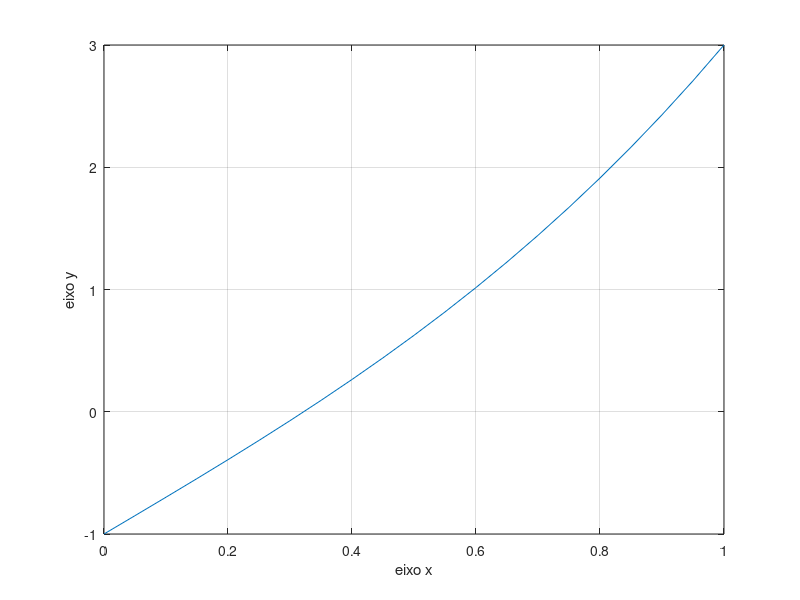

The MATLAB script that drew this image:
clc
clear all 
format long

x = [0:0.05:1];
y =  x.^3 + 3*x - 1;

plot(x,y)    % nesse caso muda cor e coloca circulos
xlabel('eixo x')
ylabel('eixo y')
grid;

%Mostra raiz
clc
clear all 

tol = 0.5*10.^-5;
x(1) = 0.3;
for i = 1:150,
  
     x(i + 1) =  (1 - x(i).^3)/3;
     
     if abs( x(i) - x(i + 1) ) < tol
         break;
     end
     
end

x'


clear all 



